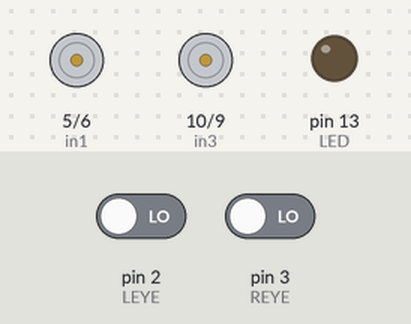
Recording of a sketch running on a simulated Arduino Uno, built with avr-gcc and run on an emulated ATmega328P. Parts: motor-driver pin pairs drawn as motors (green arrow = first pin HIGH = forward, orange = second pin HIGH = backward, longer = more drive), output pins drawn as LEDs (lit = HIGH). Inputs (shaded band) come from the test bench; at power-on: pin 2 (LEYE) LOW, pin 3 (REYE) LOW.

Above: at 1.2 s.
1.3 s: pin 2 (LEYE) driven HIGH
At 1.6 s:
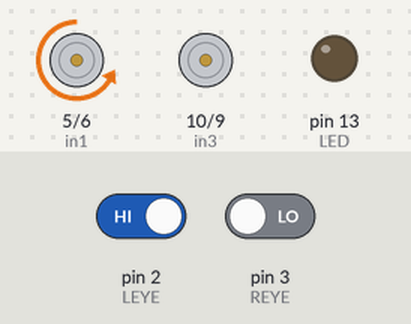
2.8 s: pin 3 (REYE) driven HIGH
At 3.9 s:
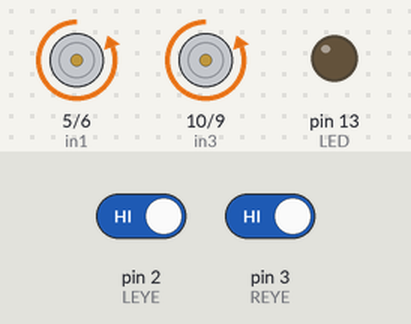
4.3 s: pin 2 (LEYE) driven LOW
At 5.1 s:
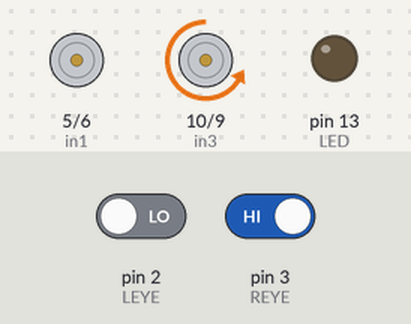
5.8 s: pin 2 (LEYE) driven HIGH
At 6.2 s:
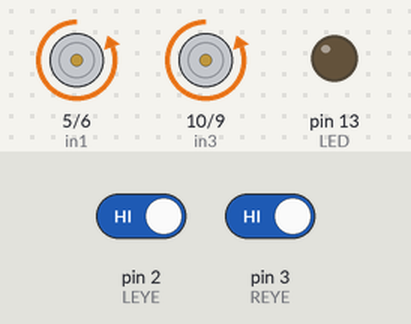
Timing chart, 0 to 8.3 s (numbered marks = the images above; inputs shaded):
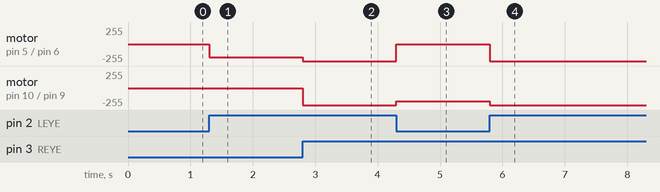

Measured:
- after the input at 1.3 s, motor on pin 5 (in1) / pin 6 (in2): stopped → backward 200/255 at once
- after the input at 2.8 s, motor on pin 5 (in1) / pin 6 (in2): backward 200/255 → backward 255/255 at once; motor on pin 10 (in3) / pin 9 (in4): stopped → backward 255/255 at once
- after the input at 4.3 s, motor on pin 5 (in1) / pin 6 (in2): backward 255/255 → stopped at once; motor on pin 10 (in3) / pin 9 (in4): backward 255/255 → backward 200/255 at once
- after the input at 5.8 s, motor on pin 5 (in1) / pin 6 (in2): stopped → backward 255/255 at once; motor on pin 10 (in3) / pin 9 (in4): backward 200/255 → backward 255/255 at once

The sketch:

Banba.ino
```cpp
// Left Motor connections
const int in1 = 5; // 2 on H brigde PMW
const int in2 = 6; // 6 on H brigde PMW
const int in3 = 10; // 10 on H brigde PMW
const int in4 = 9; // 15 on H brigde PMW
const int ECHO = 7; //
const int TRIG= 8; //
const int LEYE = 2; // INYERUPT
const int REYE = 3; // INYERUPT
const int LED = 13;

// Motor B connections


void setup() {
  // Set all the motor control pins to outputs
  Serial.begin(9600);
  pinMode(in1, OUTPUT);
  pinMode(in2, OUTPUT);
  pinMode(in3, OUTPUT);
  pinMode(in4, OUTPUT);

  pinMode(LED, OUTPUT);

  // Turn off motors - Initial state
  analogWrite(in1, 0);
  analogWrite(in2, 0);
  analogWrite(in3, 0);
  analogWrite(in4, 0);


}
void forward () {  // PWM 0 = 0V (LOW) 255 = 5V HIGH SPEED VARIES INBETWEEN

  analogWrite(in1, 0);
  analogWrite(in2, 255);
  analogWrite(in3, 0);
  analogWrite(in4, 255);

  }


void left() {
  analogWrite(in1, 0); //grounded
  analogWrite(in2, 0);
  analogWrite(in3, 0);
  analogWrite(in4, 200);

  }

 void right () {
  analogWrite(in1, 0);
  analogWrite(in2, 200);
  analogWrite(in3, 0);
  analogWrite(in4, 0);


  }

   void brakes () {
  analogWrite(in1, 0);
  analogWrite(in2, 0);
  analogWrite(in3, 0);
  analogWrite(in4, 0);


  }

void loop() {

  while (digitalRead( LEYE ) == HIGH  && digitalRead( REYE ) == HIGH){

    forward ();

    }

  while (digitalRead( LEYE ) == HIGH && digitalRead( REYE ) == LOW){

    right ();
    }


   while (digitalRead( LEYE ) == LOW && digitalRead( REYE ) == HIGH){
    left();

    }
    while (digitalRead( LEYE ) == LOW && digitalRead( REYE ) == LOW){
    brakes ();

    }


}
```
